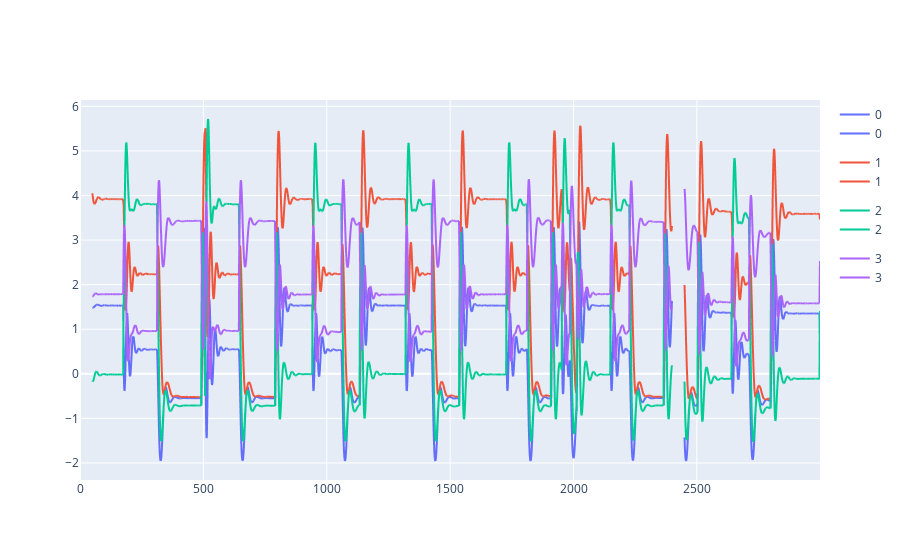

The notebook cell saved with this chart:
### Code cell
fig.show()

### Figure 1 — Plotly figure (JSON) as saved in the notebook; plotly's stock layout.template omitted (floating-point values rounded to 4 significant figures; data arrays with more than 128 entries replaced by an {"elided": "..."} marker saying what was removed)
{"data": [{"hovertemplate": "variable=0<br>index=%{x}<br>value=%{y}<extra></extra>", "legendgroup": "0", "line": {"color": "#636efa", "dash": "solid"}, "marker": {"symbol": "circle"}, "mode": "lines", "name": "0", "showlegend": true, "type": "scattergl", "x": {"elided": "3000 int values"}, "xaxis": "x", "y": {"elided": "3000 float values"}, "yaxis": "y"}, {"hovertemplate": "variable=1<br>index=%{x}<br>value=%{y}<extra></extra>", "legendgroup": "1", "line": {"color": "#EF553B", "dash": "solid"}, "marker": {"symbol": "circle"}, "mode": "lines", "name": "1", "showlegend": true, "type": "scattergl", "x": {"elided": "3000 int values"}, "xaxis": "x", "y": {"elided": "3000 float values"}, "yaxis": "y"}, {"hovertemplate": "variable=2<br>index=%{x}<br>value=%{y}<extra></extra>", "legendgroup": "2", "line": {"color": "#00cc96", "dash": "solid"}, "marker": {"symbol": "circle"}, "mode": "lines", "name": "2", "showlegend": true, "type": "scattergl", "x": {"elided": "3000 int values"}, "xaxis": "x", "y": {"elided": "3000 float values"}, "yaxis": "y"}, {"hovertemplate": "variable=3<br>index=%{x}<br>value=%{y}<extra></extra>", "legendgroup": "3", "line": {"color": "#ab63fa", "dash": "solid"}, "marker": {"symbol": "circle"}, "mode": "lines", "name": "3", "showlegend": true, "type": "scattergl", "x": {"elided": "3000 int values"}, "xaxis": "x", "y": {"elided": "3000 float values"}, "yaxis": "y"}, {"hovertemplate": "variable=0<br>index=%{x}<br>value=%{y}<extra></extra>", "legendgroup": "0", "line": {"color": "#636efa", "dash": "solid"}, "marker": {"symbol": "circle"}, "mode": "lines", "name": "0", "showlegend": true, "type": "scattergl", "x": {"elided": "3000 int values"}, "xaxis": "x", "y": {"elided": "3000 float values"}, "yaxis": "y"}, {"hovertemplate": "variable=1<br>index=%{x}<br>value=%{y}<extra></extra>", "legendgroup": "1", "line": {"color": "#EF553B", "dash": "solid"}, "marker": {"symbol": "circle"}, "mode": "lines", "name": "1", "showlegend": true, "type": "scattergl", "x": {"elided": "3000 int values"}, "xaxis": "x", "y": {"elided": "3000 float values"}, "yaxis": "y"}, {"hovertemplate": "variable=2<br>index=%{x}<br>value=%{y}<extra></extra>", "legendgroup": "2", "line": {"color": "#00cc96", "dash": "solid"}, "marker": {"symbol": "circle"}, "mode": "lines", "name": "2", "showlegend": true, "type": "scattergl", "x": {"elided": "3000 int values"}, "xaxis": "x", "y": {"elided": "3000 float values"}, "yaxis": "y"}, {"hovertemplate": "variable=3<br>index=%{x}<br>value=%{y}<extra></extra>", "legendgroup": "3", "line": {"color": "#ab63fa", "dash": "solid"}, "marker": {"symbol": "circle"}, "mode": "lines", "name": "3", "showlegend": true, "type": "scattergl", "x": {"elided": "3000 int values"}, "xaxis": "x", "y": {"elided": "3000 float values"}, "yaxis": "y"}], "layout": {}}
